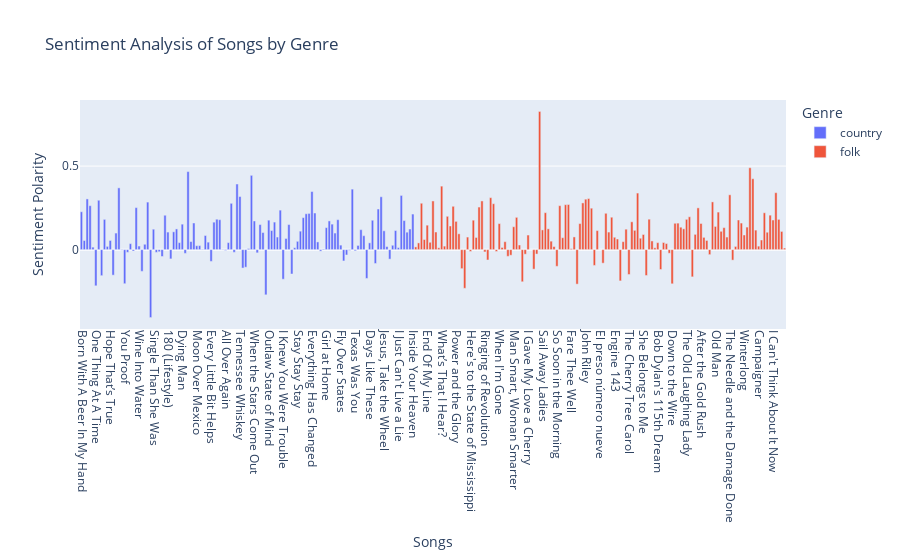

The cell this chart's notebook holds for it:
### Code cell
fig = px.bar(Sentiment_df, x='Title', y='Sentiment', color='Genre', title='Sentiment Analysis of Songs by Genre', 
             labels={'Sentiment': 'Sentiment Polarity', 'Title': 'Songs'}, 
             category_orders={'Genre': ['country', 'folk']})
fig.update_xaxes(tickangle=90)
fig.show()

### Figure 1 — Plotly figure (JSON) as saved in the notebook; plotly's stock layout.template omitted (floating-point values rounded to 4 significant figures; data arrays with more than 128 entries replaced by an {"elided": "..."} marker saying what was removed)
{"data": [{"alignmentgroup": "True", "hovertemplate": "Genre=country<br>Songs=%{x}<br>Sentiment Polarity=%{y}<extra></extra>", "legendgroup": "country", "marker": {"color": "#636efa", "pattern": {"shape": ""}}, "name": "country", "offsetgroup": "country", "orientation": "v", "showlegend": true, "textposition": "auto", "type": "bar", "x": ["Born With A Beer In My Hand", "Last Night", "Everything I Love", "Man Made A Bar", "Devil Don’t Know", "One Thing At A Time", "‘98 Braves", "Ain’t That Some", "I Wrote The Book", "Tennessee Numbers", "Hope That’s True", "Whiskey Friends", "Sunrise", "Keith Whitley", "In The Bible", "You Proof", "Thought You Should Know", "F150-50", "Neon Star (Country Boy Lullaby)", "I Deserve A Drink", "Wine Into Water", "Me + All Your Reasons", "Tennessee Fan", "Money On Me", "Thinkin’ Bout Me", "Single Than She Was", "Days That End In Why", "Last Drive Down Main", "Me To Me", "Don't Think Jesus", "180 (Lifestyle)", "Had It", "Cowgirls", "Good Girl Gone Missin’", "Outlook", "Dying Man", "Beer Never Broke My Heart", "Refrigerator Door", "Even Though I’m Leaving", "Lovin’ on You", "Moon Over Mexico", "1, 2 Many by Luke Combs & Brooks & Dunn", "Blue Collar Boys", "New Every Day", "Reasons", "Every Little Bit Helps", "Dear Today", "What You See Is What You Get", "Does To Me", "Angels Workin' Overtime", "All Over Again", "Nothing Like You", "Better Together", "Traveller", "Fire Away", "Tennessee Whiskey", "Parachute", "Whiskey and You", "Nobody to Blame", "More of You", "When the Stars Come Out", "Daddy Doesn't Pray Anymore", "Might as Well Get Stoned", "Was It 26", "The Devil Named Music", "Outlaw State of Mind", "Sometimes I Cry", "State of Grace", "Red", "Treacherous", "I Knew You Were Trouble", "All Too Well", "22", "I Almost Do", "We Are Never Ever Getting Back Together", "Stay Stay Stay", "The Last Time", "Holy Ground", "Sad Beautiful Tragic", "The Lucky One", "Everything Has Changed", "Starlight", "Begin Again", "The Moment I Knew", "Come Back... Be Here", "Girl at Home", "Tattoos On This Town", "Dirt Road Anthem", "Church Pew Or Barstool", "Just Passing Through", "Fly Over States", "My Kinda Party", "Don't You Wanna Stay", "See You When I See You", "It Ain't Easy", "Texas Was You", "Country Boy's World", "I Ain't Ready To Quit", "The Heartache That Don't Stop Hurting", "If She Could See Me Now", "Days Like These", "Dirt Road Anthem (Remix)", "Wasted", "Don't Forget to Remember Me", "Some Hearts", "Jesus, Take the Wheel", "The Night Before (Life Goes On)", "Lessons Learned", "Before He Cheats", "Starts with Goodbye", "I Just Can't Live a Lie", "We're Young and Beautiful", "That's Where It Is", "Whenever You Remember", "I Ain't In Checotah Anymore", "Inside Your Heaven"], "xaxis": "x", "y": [0.2266, 0.05467, 0.3036, 0.2631, 0.01508, -0.2164, 0.2956, -0.1556, 0.1811, 0.01955, 0.05496, -0.1525, 0.09931, 0.3697, -0.002811, -0.2037, -0.01598, 0.03583, -0.008264, 0.2516, 0.02171, -0.1298, 0.03213, 0.2846, -0.4062, 0.1224, -0.01612, -0.01247, -0.04094, 0.2058, 0.1052, -0.05527, 0.1067, 0.124, 0.04194, 0.1525, -0.02222, 0.467, 0.04834, 0.1595, 0.02341, 0.0242, -0.002273, 0.08454, 0.04482, -0.07015, 0.1646, 0.1821, 0.1791, -0.001667, -0.00427, 0.04206, 0.2771, -0.01591, 0.3929, 0.3177, -0.1101, -0.105, 0.006777, 0.4446, 0.1716, -0.01906, 0.15, 0.1024, -0.2703, 0.1764, 0.1143, 0.1649, 0.07538, 0.2364, -0.1769, 0.06689, 0.15, -0.1458, 0.01147, 0.04979, 0.1106, 0.1915, 0.2147, 0.2169, 0.3476, 0.2193, 0.04623, -0.008871, 0.00382, 0.1318, 0.172, 0.1528, 0.09935, 0.1793, 0.02712, -0.06759, -0.0318, -0.004197, 0.3621, -0.006763, 0.02516, 0.1194, 0.08352, -0.1722, 0.04072, 0.176, -0.08278, 0.2433, 0.3164, 0.1128, 0.01869, -0.05667, 0.02621, 0.1142, 0.01221, 0.3244, 0.174, 0.1046, 0.1235, 0.213], "yaxis": "y"}, {"alignmentgroup": "True", "hovertemplate": "Genre=folk<br>Songs=%{x}<br>Sentiment Polarity=%{y}<extra></extra>", "legendgroup": "folk", "marker": {"color": "#EF553B", "pattern": {"shape": ""}}, "name": "folk", "offsetgroup": "folk", "orientation": "v", "showlegend": true, "textposition": "auto", "type": "bar", "x": {"elided": "129 str values"}, "xaxis": "x", "y": {"elided": "129 float values"}, "yaxis": "y"}], "layout": {"barmode": "relative", "legend": {"title": {"text": "Genre"}, "tracegroupgap": 0}, "title": {"text": "Sentiment Analysis of Songs by Genre"}, "xaxis": {"anchor": "y", "domain": [0, 1], "tickangle": 90, "title": {"text": "Songs"}}, "yaxis": {"anchor": "x", "domain": [0, 1], "title": {"text": "Sentiment Polarity"}}}}
